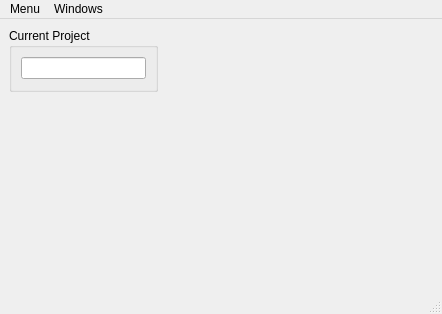
<?xml version="1.0" encoding="UTF-8"?>
<ui version="4.0">
 <class>MainWindow</class>
 <widget class="QMainWindow" name="MainWindow">
  <property name="geometry">
   <rect>
    <x>0</x>
    <y>0</y>
    <width>442</width>
    <height>314</height>
   </rect>
  </property>
  <property name="windowTitle">
   <string>Trasker QT Client</string>
  </property>
  <widget class="QWidget" name="centralwidget">
   <widget class="QGroupBox" name="groupBox">
    <property name="geometry">
     <rect>
      <x>9</x>
      <y>9</y>
      <width>149</width>
      <height>64</height>
     </rect>
    </property>
    <property name="title">
     <string>Current Project</string>
    </property>
    <layout class="QHBoxLayout" name="horizontalLayout">
     <item>
      <widget class="QLineEdit" name="lineEdit"/>
     </item>
    </layout>
   </widget>
  </widget>
  <widget class="QMenuBar" name="menubar">
   <property name="geometry">
    <rect>
     <x>0</x>
     <y>0</y>
     <width>442</width>
     <height>28</height>
    </rect>
   </property>
   <widget class="QMenu" name="menuMenu">
    <property name="title">
     <string>Menu</string>
    </property>
   </widget>
   <widget class="QMenu" name="menuWindows">
    <property name="title">
     <string>Windows</string>
    </property>
    <addaction name="separator"/>
    <addaction name="actionTask_tree"/>
    <addaction name="actionTime_Edit"/>
   </widget>
   <addaction name="menuMenu"/>
   <addaction name="menuWindows"/>
  </widget>
  <widget class="QStatusBar" name="statusbar"/>
  <action name="actionTask_tree">
   <property name="text">
    <string>Task tree</string>
   </property>
  </action>
  <action name="actionTime_Edit">
   <property name="text">
    <string>Time Edit</string>
   </property>
  </action>
 </widget>
 <resources/>
 <connections/>
</ui>
